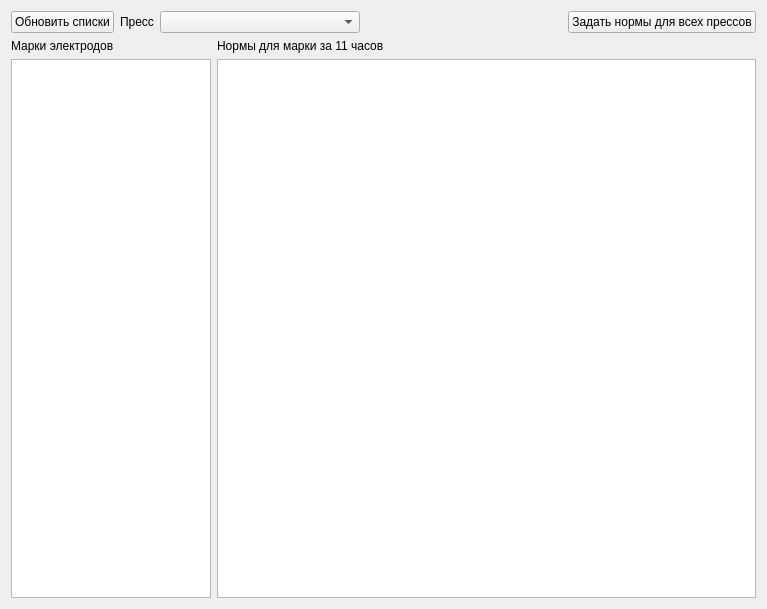
<?xml version="1.0" encoding="UTF-8"?>
<ui version="4.0">
 <class>FormNormPress</class>
 <widget class="QWidget" name="FormNormPress">
  <property name="geometry">
   <rect>
    <x>0</x>
    <y>0</y>
    <width>767</width>
    <height>609</height>
   </rect>
  </property>
  <property name="windowTitle">
   <string>Form</string>
  </property>
  <layout class="QVBoxLayout" name="verticalLayout_3">
   <item>
    <layout class="QHBoxLayout" name="horizontalLayout">
     <item>
      <widget class="QPushButton" name="pushButtonUpd">
       <property name="text">
        <string>Обновить списки</string>
       </property>
      </widget>
     </item>
     <item>
      <widget class="QLabel" name="label">
       <property name="text">
        <string>Пресс</string>
       </property>
      </widget>
     </item>
     <item>
      <widget class="QComboBox" name="comboBoxPress">
       <property name="minimumSize">
        <size>
         <width>200</width>
         <height>0</height>
        </size>
       </property>
      </widget>
     </item>
     <item>
      <spacer name="horizontalSpacer">
       <property name="orientation">
        <enum>Qt::Horizontal</enum>
       </property>
       <property name="sizeHint" stdset="0">
        <size>
         <width>40</width>
         <height>20</height>
        </size>
       </property>
      </spacer>
     </item>
     <item>
      <widget class="QPushButton" name="pushButtonAll">
       <property name="text">
        <string>Задать нормы для всех прессов</string>
       </property>
      </widget>
     </item>
    </layout>
   </item>
   <item>
    <layout class="QHBoxLayout" name="horizontalLayout_2">
     <item>
      <layout class="QVBoxLayout" name="verticalLayout">
       <item>
        <widget class="QLabel" name="label_2">
         <property name="maximumSize">
          <size>
           <width>200</width>
           <height>16777215</height>
          </size>
         </property>
         <property name="text">
          <string>Марки электродов</string>
         </property>
        </widget>
       </item>
       <item>
        <widget class="QListView" name="listViewMark">
         <property name="sizePolicy">
          <sizepolicy hsizetype="Preferred" vsizetype="Expanding">
           <horstretch>0</horstretch>
           <verstretch>0</verstretch>
          </sizepolicy>
         </property>
         <property name="maximumSize">
          <size>
           <width>200</width>
           <height>16777215</height>
          </size>
         </property>
        </widget>
       </item>
      </layout>
     </item>
     <item>
      <layout class="QVBoxLayout" name="verticalLayout_2">
       <item>
        <widget class="QLabel" name="label_3">
         <property name="text">
          <string>Нормы для марки за 11 часов</string>
         </property>
        </widget>
       </item>
       <item>
        <widget class="DbViewer" name="tableViewNorm"/>
       </item>
      </layout>
     </item>
    </layout>
   </item>
  </layout>
 </widget>
 <customwidgets>
  <customwidget>
   <class>DbViewer</class>
   <extends>QTableView</extends>
   <header>db/dbviewer.h</header>
  </customwidget>
 </customwidgets>
 <resources/>
 <connections/>
</ui>
